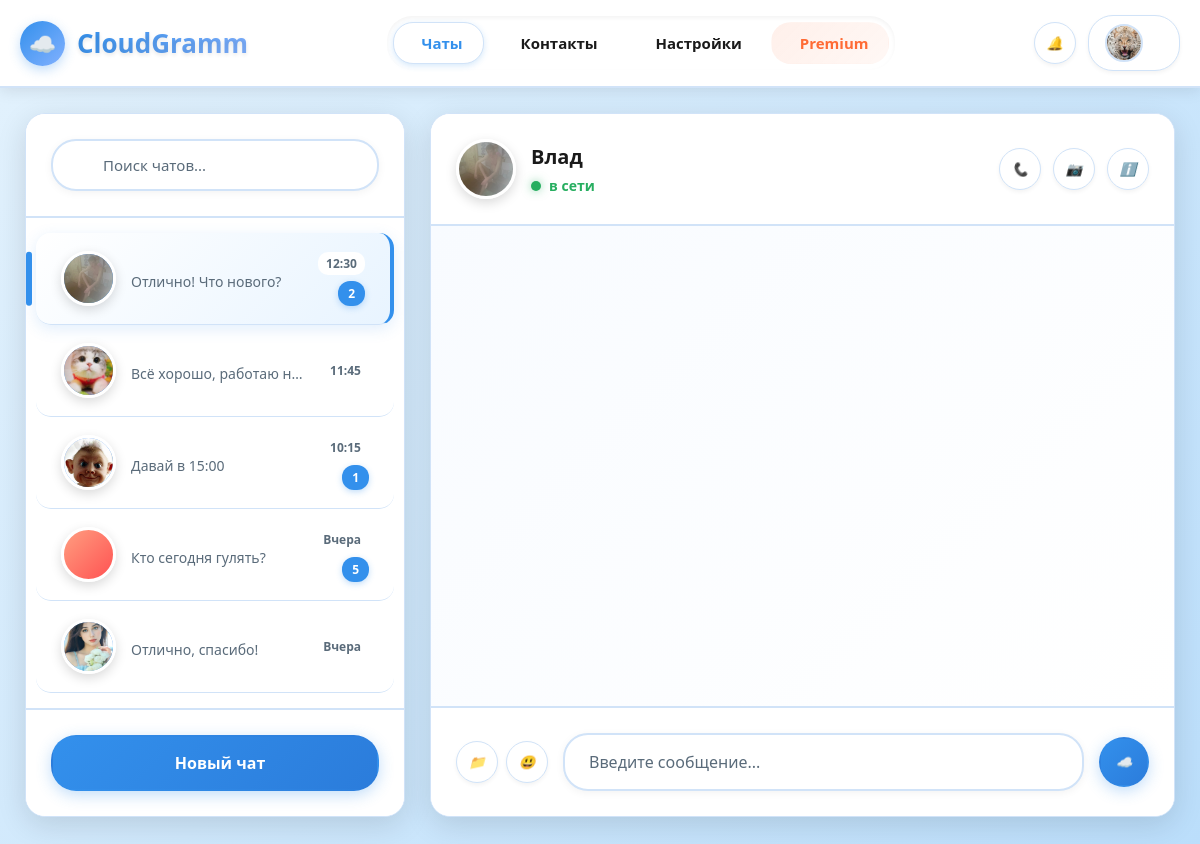
The app's page /, older data.
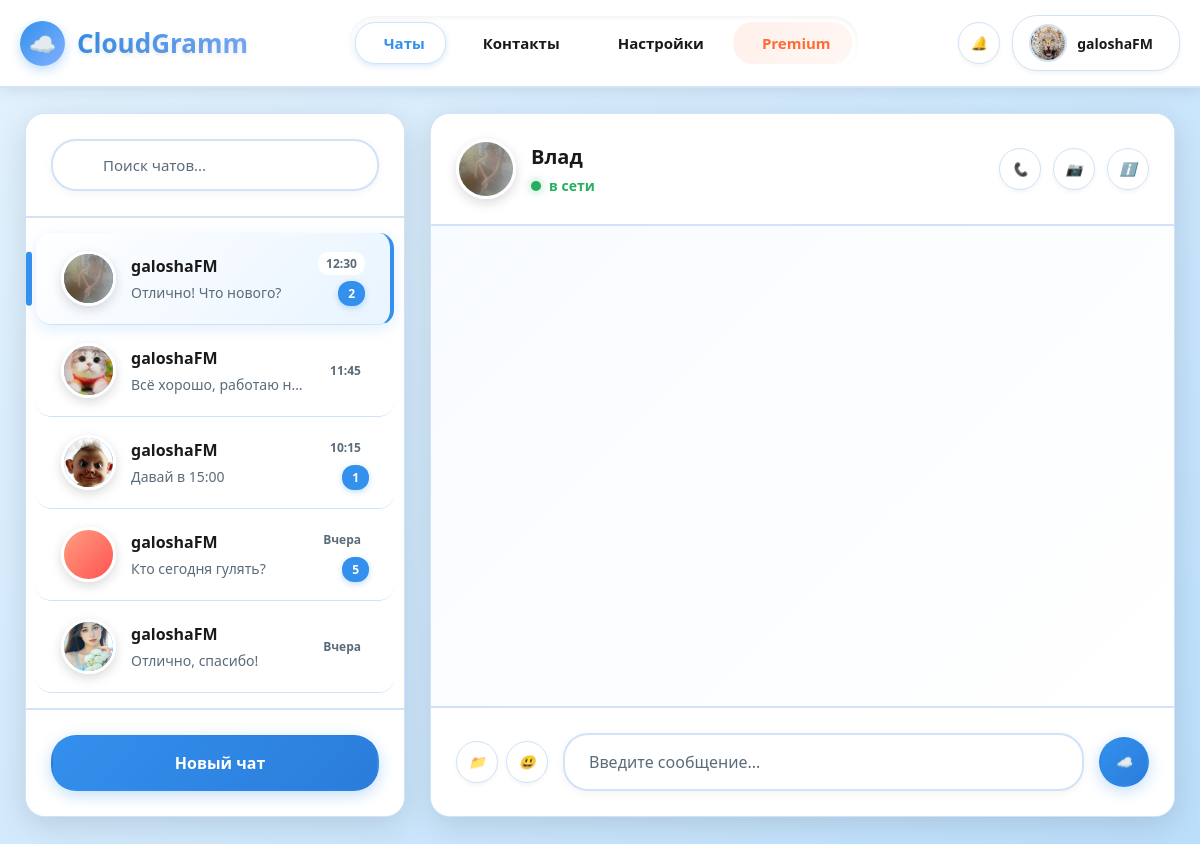
The same page, newer data.
### halo/models.py (models this page shows, shortened)
class User(models.Model):
    username = models.CharField('Имя пользователя', max_length=50, unique=True)
    password = models.CharField('Пароль', max_length=128)
    email = models.EmailField('Email', unique=True)
    phone_number = models.CharField('Телефон', max_length=15, blank=True)
    subscription = models.ForeignKey(
        Subscription,
        related_name='users',
        on_delete=models.SET_NULL,
        null=True,
        blank=True,
        verbose_name='Подписка'
    )
    class Meta:
        verbose_name = 'Пользователь'
        verbose_name_plural = 'Пользователи'
        ordering = ['username']
        indexes = [
            models.Index(fields=['username']),
        ]

### halo/views.py (the view)
# urls.py: path('', all, name= 'all'),
def all(request):
    users = User.objects.all().order_by('id')
    user = users.first() if users.exists() else None
    return render(request, 'all.html',{'User': user})

### halo/templates/all.html (shortened to what the changed rows need)
<!DOCTYPE html>
<html lang="ru">
<head>
    <link rel="stylesheet" href="../static/css/style.css">
</head>
<body>
    <header class="app-header">
        <div class="header-content">
            <div class="header-actions">
                <div class="user-menu">
                    <div class="user-avatar">
                        <img src="../static/images/tigrulla.jpg" alt="Аватар">
                    </div>
                    <span class="user-name">{{ User.username }}</span>
                </div>
            </div>
        </div>
    </header>
    <div class="container">
        <div class="sidebar">
            <div class="chat-list">
                <div class="chat active cloud">
                    <div class="chat-info">
                        <div class="chat-name">{{ User.username }}</div>
                        <div class="last-message">Отлично! Что нового?</div>
                    </div>
                </div>
                <div class="chat cloud">
                    <div class="chat-info">
                        <div class="chat-name">{{ User.username }}</div>
                        <div class="last-message">Всё хорошо, работаю над проектом</div>
                    </div>
                </div>
                <div class="chat cloud">
                    <div class="chat-info">
                        <div class="chat-name">{{ User.username }}</div>
                        <div class="last-message">Давай в 15:00</div>
                    </div>
                </div>
                <div class="chat cloud">
                    <div class="chat-info">
                        <div class="chat-name">{{ User.username }}</div>
                        <div class="last-message">Кто сегодня гулять?</div>
                    </div>
                </div>
                <div class="chat cloud">
                    <div class="chat-info">
                        <div class="chat-name">{{ User.username }}</div>
                        <div class="last-message">Отлично, спасибо!</div>
                    </div>
                </div>
            </div>
        </div>
    </div>
</body>
</html>

Row changes from the older to the newer data that the page shows:
added User: username "galoshaFM"
